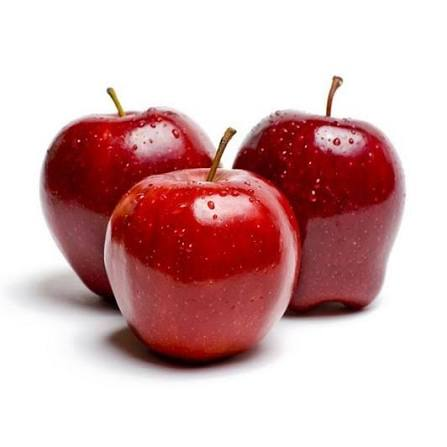
#> input picture Hafta1/Ders4/elma1.jpg, 447 x 447 px
$ python cikarma.py
#> lines starting #> are read from the running program, lines starting #| are printed output that depends on the picture
import cv2 as cv
import numpy as np

src1 = cv.imread("elma1.jpg")
#> src1 is the input picture: shape (447, 447, 3); mean B, G, R 179.1, 178.5, 214.1
src2 = cv.imread("elma2.jpg")
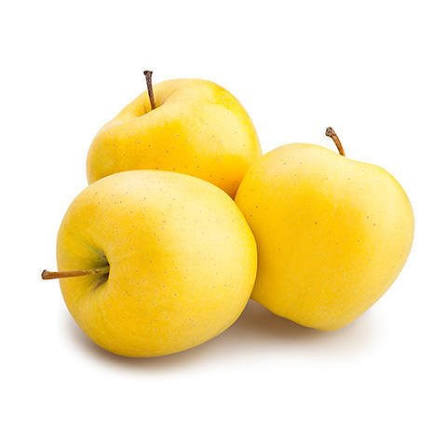
#> input picture Hafta1/Ders4/elma2.jpg, 447 x 447 px
#> src2 is the input picture: shape (447, 447, 3); mean B, G, R 185, 233.1, 247.8

src2=cv.resize(src2,(src1.shape[1],src1.shape[0]))

h,w,ch=src1.shape
#> h = 447; w = 447; ch = 3
print("Yükseklik:", h, "Genislik:",w,"Kanal:",ch)
#| Yükseklik: 447 Genislik: 447 Kanal: 3
sub_result=np.zeros(src1.shape,src1.dtype)
cv.subtract(src1,src2,sub_result)
cv.imshow("elma1",src1)
cv.imshow("elma2",src2)
cv.imshow("Cikarma Sonucu",sub_result)
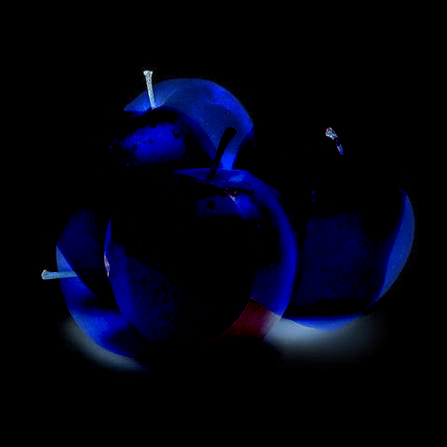
#> window 'Cikarma Sonucu': shape (447, 447, 3); mean B, G, R 17.1, 3, 1.7

cv.waitKey(0)
cv.destroyAllWindows
